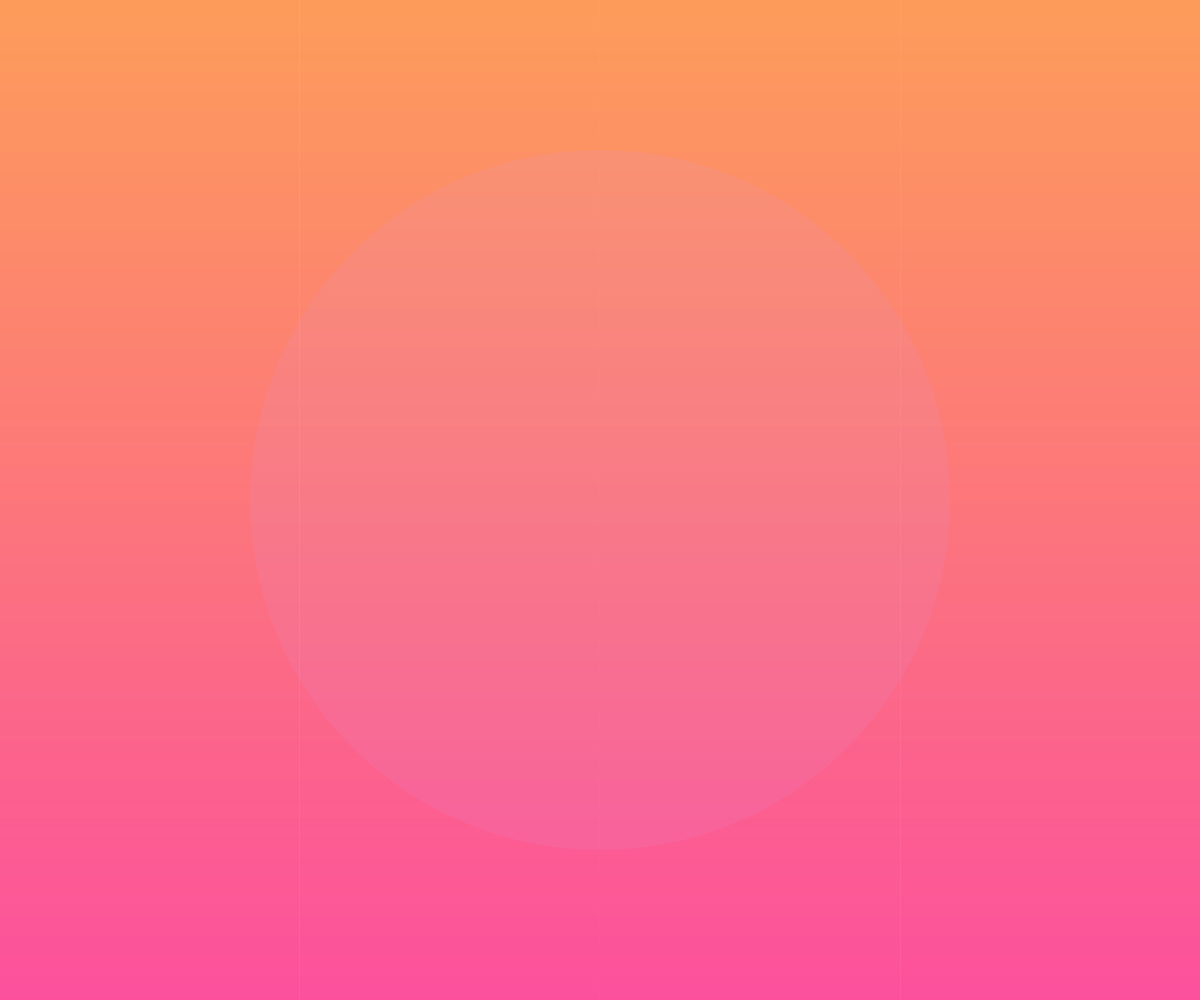
Frame 1 (no input)
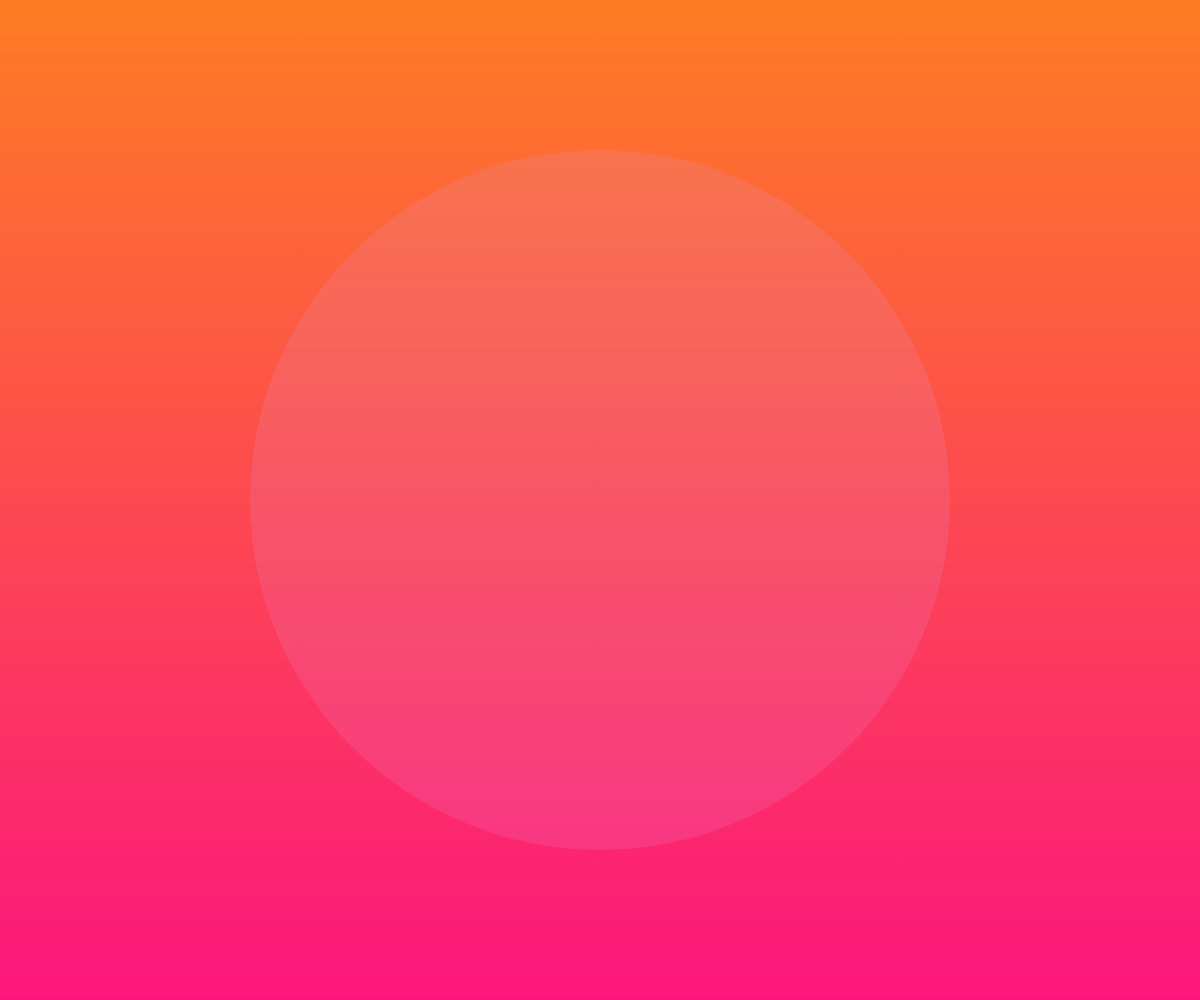
Frame 60 (no input)
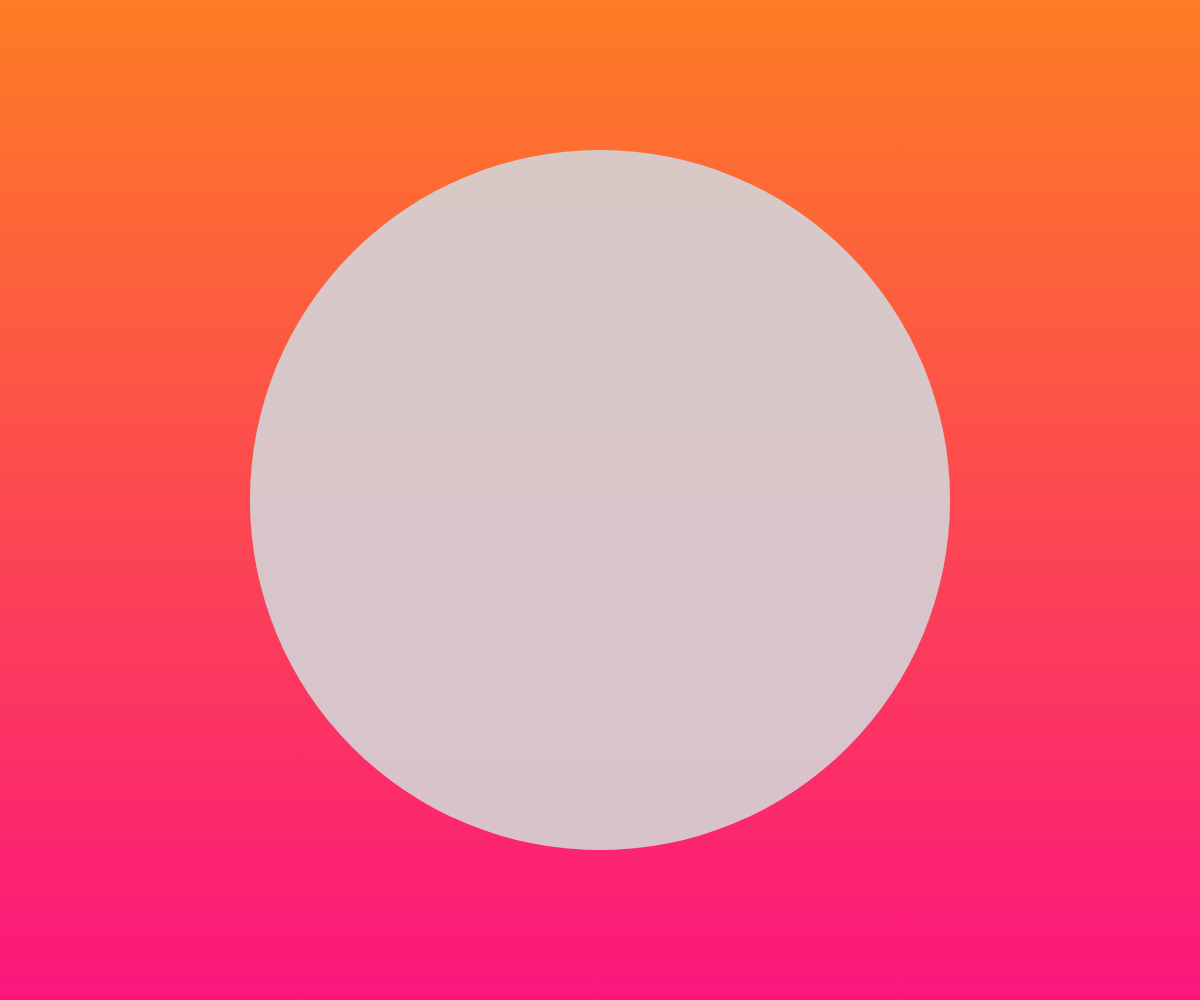
Frame 120 (the mouse pressed at the canvas centre since frame 60)

The p5.js sketch that drew these frames (run headless with seeded random() and noise() and a simulated clock; from frame 60 on, the mouse is pressed at the canvas centre):

// p5.js sketch
// ── sketch.js
// Credit to Ryan Berkey, ryan@rybotron.com
// Academy of Art
// WNM 498 Generative Art & Creative Code

var animations = [];
var Y_AXIS = 1;
var X_AXIS = 2;
var b1, b2, c1, c2;
var spheres = [],
    numSpheres = 1;

function setup() {
  createCanvas(windowWidth, windowHeight);

 
  b1 = color(253,125,36);
  b2 = color(252,23,125);

  for ( var i = 0; i < numSpheres; i++){
      spheres.push( new Ball("basketball"));
  }
  
}

function draw() {
  
  setGradient(0, 0, width, height, b1, b2, Y_AXIS);

  for (var j = 0; j < spheres.length; j++ ){
    spheres[j].show();
    spheres[j].move();
  }
  
}

function setGradient(x, y, w, h, c1, c2, axis) {

  noFill();

  if (axis == Y_AXIS) {  
    for (var i = y; i <= y+h; i++) {
      var inter = map(i, y, y+h, 0, 1);
      var c = lerpColor(c1, c2, inter);
      stroke(c);
      line(x, i, x+w, i);
    }
  }  
}

function Ball( type){
		this.xPos = width/2,
    this.yPos = height/2,
    this.xSpeed = random( 0, 1 );
    this.ySpeed = random( 0, 1 );
    this.size = 700;
    this.color = color( random(100,255), random(100,255), random(100,255), random(0,100));
    this.type = type;
}

Ball.prototype.show = function(){

  noStroke();
  fill( this.color, this.color[3] ); 
  ellipse(this.xPos, this.yPos, this.size, this.size);
}

Ball.prototype.move = function(){
      
}

Ball.prototype.randomize = function(){
  this.color = color( random(200,255), random(200,255), random(200,255), random(200,255));
}

function mousePressed(){

  for (var j = 0; j < spheres.length; j++ ){
    spheres[j].randomize();
  }
}
